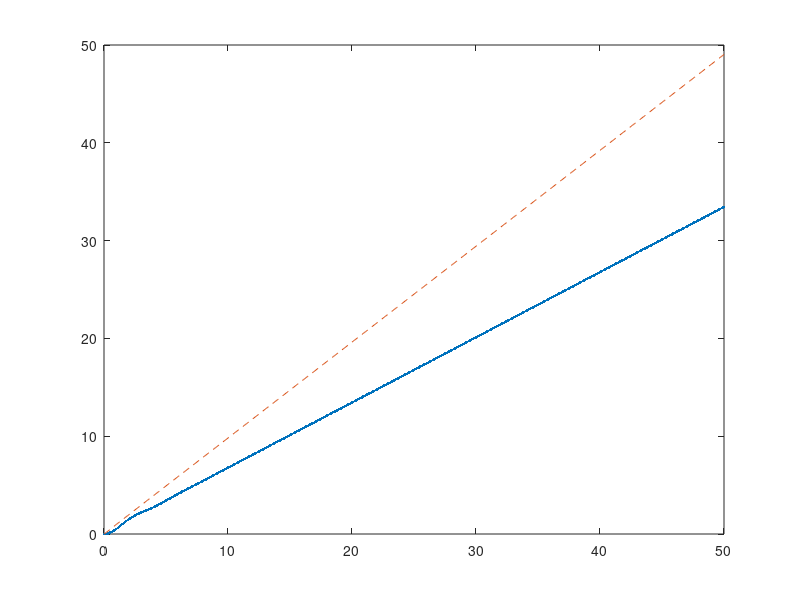

MATLAB code for this plot:
clc;
clear all;

i = sqrt(-1);
G = zpk([-2], [i -i], 1)

P = 24.9801;
I = 72.3989;
D = 0.084492;

% P = 12;
% I = 0.49;
% D = 0.122;
S = tf('s');
GC = P*(1 + (1/I*S) + D*S);

FTMF = feedback(G, 1)
FTMF_C = feedback(G*GC, 1);

%resposta ao degrau
% step(FTMF);
% hold on;
% step(FTMF_C);
% legend('Sistema não compensado', 'Sistema compensado');
% hold off;

%resposta a rampa
t = 0:0.1:50;
S = tf('s');
g1 = step(FTMF/S, t);
g2 = step(FTMF_C/S, t);
plot(t,g1,'.',t,g2,'--');